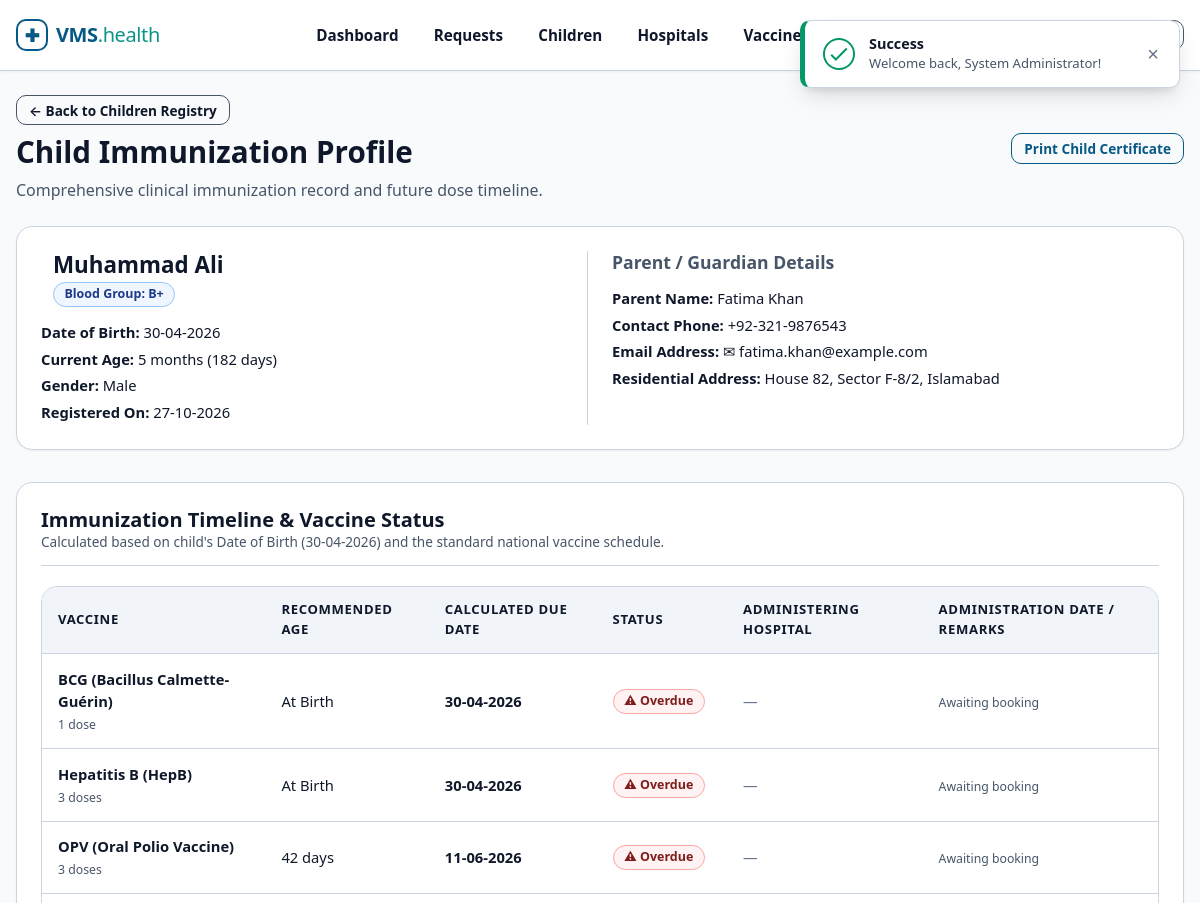
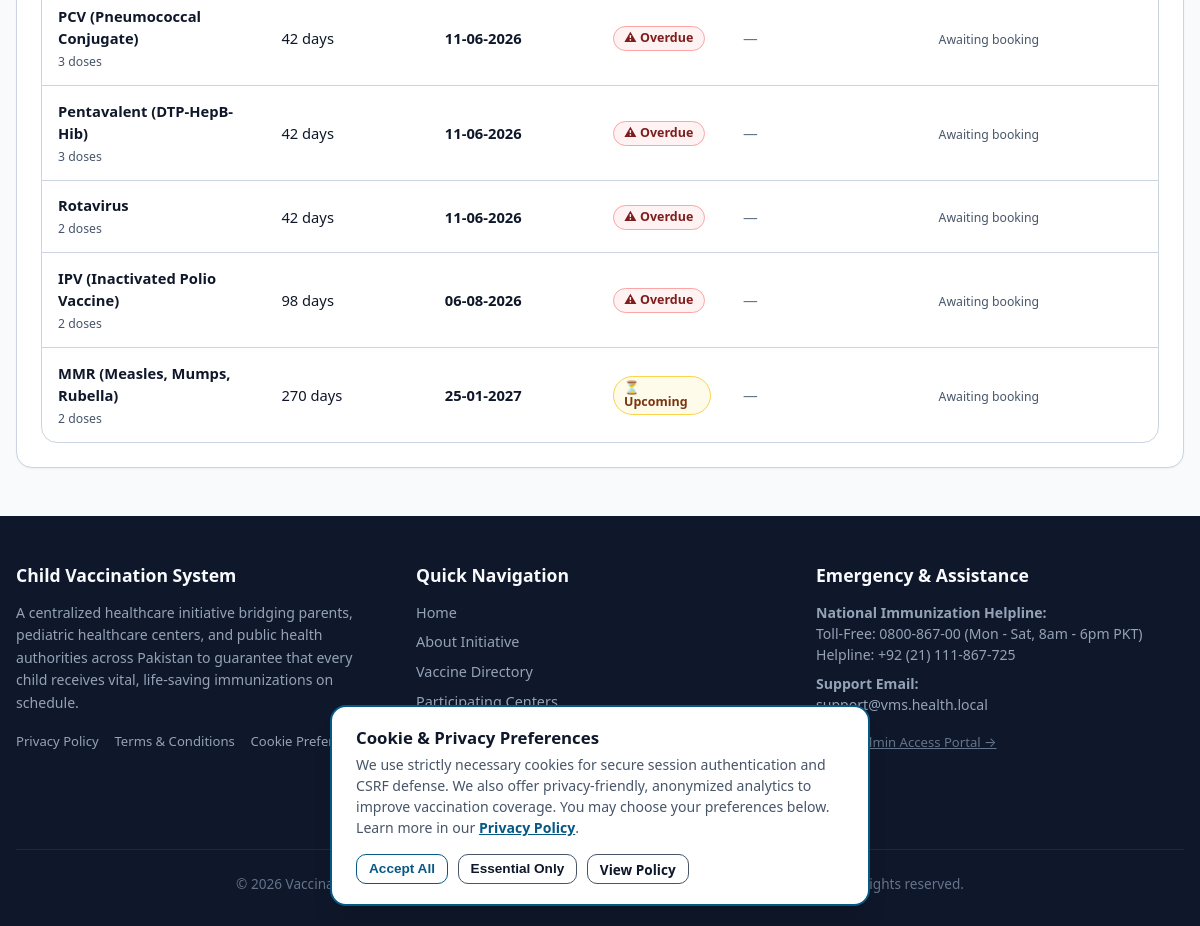
Screenshot of /vms/admin/children.php?id=3 (signed in) with the database file from the repository (2 pictures, top to bottom).
### tables this page shows
CREATE TABLE `children` (
  `id` INT UNSIGNED NOT NULL AUTO_INCREMENT,
  `parent_id` INT UNSIGNED NOT NULL COMMENT 'Foreign key to parents.id',
  `name` VARCHAR(100) NOT NULL COMMENT 'Child full name',
  `dob` DATE NOT NULL COMMENT 'Date of birth used for schedule calculations',
  `gender` ENUM('male', 'female', 'other') NOT NULL COMMENT 'Biological gender',
  `blood_group` VARCHAR(10) NOT NULL COMMENT 'Blood group e.g. A+, B+, O+, AB-',
  `created_at` DATETIME NOT NULL DEFAULT CURRENT_TIMESTAMP,
  PRIMARY KEY (`id`),
  KEY `idx_children_parent_id` (`parent_id`),
  KEY `idx_children_dob` (`dob`),
  CONSTRAINT `fk_children_parent` FOREIGN KEY (`parent_id`)
    REFERENCES `parents` (`id`) ON DELETE CASCADE ON UPDATE CASCADE
);

CREATE TABLE `users` (
  `id` INT UNSIGNED NOT NULL AUTO_INCREMENT,
  `name` VARCHAR(100) NOT NULL COMMENT 'Full name of user or organization representative',
  `email` VARCHAR(120) NOT NULL COMMENT 'Unique login email address',
  `password_hash` VARCHAR(255) NOT NULL COMMENT 'Bcrypt password hash produced by password_hash()',
  `role` ENUM('admin', 'parent', 'hospital') NOT NULL COMMENT 'System role controlling authorization',
  `created_at` DATETIME NOT NULL DEFAULT CURRENT_TIMESTAMP,
  PRIMARY KEY (`id`),
  UNIQUE KEY `uk_users_email` (`email`),
  KEY `idx_users_role` (`role`)
);

CREATE TABLE `parents` (
  `id` INT UNSIGNED NOT NULL AUTO_INCREMENT,
  `user_id` INT UNSIGNED NOT NULL COMMENT 'Foreign key to users.id',
  `phone` VARCHAR(25) NOT NULL COMMENT 'Primary contact number for notifications (+92)',
  `address` TEXT NOT NULL COMMENT 'Residential physical address',
  `created_at` DATETIME NOT NULL DEFAULT CURRENT_TIMESTAMP,
  PRIMARY KEY (`id`),
  UNIQUE KEY `uk_parents_user_id` (`user_id`),
  CONSTRAINT `fk_parents_user` FOREIGN KEY (`user_id`)
    REFERENCES `users` (`id`) ON DELETE CASCADE ON UPDATE CASCADE
);

CREATE TABLE `vaccines` (
  `id` INT UNSIGNED NOT NULL AUTO_INCREMENT,
  `name` VARCHAR(100) NOT NULL COMMENT 'Vaccine name e.g. BCG, OPV, MMR',
  `description` TEXT NOT NULL COMMENT 'Medical indications, preventable illnesses, instructions',
  `recommended_age_days` INT UNSIGNED NOT NULL COMMENT 'Days from birth when dose is due (0 = Birth)',
  `doses` INT UNSIGNED NOT NULL DEFAULT 1 COMMENT 'Total recommended doses in the series',
  `status` ENUM('available', 'unavailable') NOT NULL DEFAULT 'available',
  `created_at` DATETIME NOT NULL DEFAULT CURRENT_TIMESTAMP,
  PRIMARY KEY (`id`),
  KEY `idx_vaccines_status` (`status`),
  KEY `idx_vaccines_age_days` (`recommended_age_days`)
);

### vms/includes/functions.php (called while the page is built, shortened)
<?php
function url(string $path = ''): string
{
    return BASE_URL . ltrim($path, '/');
}
function e($value): string
{
    return htmlspecialchars((string)$value, ENT_QUOTES, 'UTF-8');
}
function formatDate(?string $dateString, string $format = 'd-m-Y'): string
{
    $timestamp = strtotime($dateString);
    return date($format, $timestamp);
}
function calculateAgeInDays(string $dob): int
{
    try {
        $birthDate = new DateTime($dob);
        $today = new DateTime('today');
        $interval = $birthDate->diff($today);
        return $interval->invert === 1 ? 0 : (int)$interval->days;
    } catch (Exception $e) {
        return 0;
    }
}
function formatAge(string $dob): string
{
    try {
        $birthDate = new DateTime($dob);
        $today = new DateTime('today');
        $diff = $birthDate->diff($today);
        if ($diff->m > 0) {
            return $diff->m . ' month' . ($diff->m > 1 ? 's' : '');
        }
        return $diff->d . ' day' . ($diff->d > 1 ? 's' : '');
    } catch (Exception $e) {
        return 'Unknown';
    }
}
function calculateVaccineDueDate(string $dob, int $recommendedAgeDays): string
{
    try {
        $date = new DateTime($dob);
        $date->modify('+' . (int)$recommendedAgeDays . ' days');
        return $date->format('Y-m-d');
    } catch (Exception $e) {
        return date('Y-m-d');
    }
}
function isDateOverdue(string $dueDate): bool
{
    return strtotime($dueDate) < strtotime('today');
}

### vms/admin/children.php (the view, shortened to what this page needs)
<?php
require_once __DIR__ . '/../includes/functions.php';
$pdo = getDBConnection();
$viewId = isset($_GET['id']) ? (int)$_GET['id'] : 0;
if ($viewId > 0) {
    $cStmt = $pdo->prepare(
        'SELECT c.*,
                p.phone AS parent_phone, p.address AS parent_address,
                u.name AS parent_name, u.email AS parent_email
         FROM children c
         JOIN parents p ON c.parent_id = p.id
         JOIN users u ON p.user_id = u.id
         WHERE c.id = ?'
    );
    $cStmt->execute([$viewId]);
    $child = $cStmt->fetch();
    $vStmt = $pdo->query('SELECT * FROM vaccines ORDER BY recommended_age_days ASC, name ASC');
    $allVaccines = $vStmt->fetchAll();
    $completedDoses = [];
    $scheduledDoses = [];
    require_once __DIR__ . '/../includes/header.php';
    ?>
    <div class="container">
        <div style="display: flex; justify-content: space-between; align-items: center; margin-bottom: 1.5rem; flex-wrap: wrap; gap: 0.5rem;">
            <div>
                <a href="<?= url('admin/children.php'); ?>" class="btn btn-outline btn-sm" style="margin-bottom: 0.5rem;">&larr; Back to Children Registry</a>
                <h1>Child Immunization Profile</h1>
                <p style="margin: 0;">Comprehensive clinical immunization record and future dose timeline.</p>
            </div>
            <div>
                <a href="<?= url('admin/reports.php?child_id=' . (int)$child['id']); ?>" class="btn btn-primary btn-sm">
                    Print Child Certificate
                </a>
            </div>
        </div>
        <div class="card" style="margin-bottom: 2rem;">
            <div class="grid grid-2" style="gap: 1.5rem;">
                <div style="border-right: 1px solid var(--border-color); padding-right: 1.5rem;">
                    <div style="display: flex; align-items: center; gap: 0.75rem; margin-bottom: 0.75rem;">
                        <div>
                            <h2 style="margin: 0; font-size: 1.4rem;"><?= e($child['name']); ?></h2>
                            <span class="badge badge-info" style="margin-top: 0.2rem;">Blood Group: <?= e($child['blood_group']); ?></span>
                        </div>
                    </div>
                    <ul style="list-style: none; padding: 0; line-height: 1.8; font-size: 0.92rem;">
                        <li><strong>Date of Birth:</strong> <?= formatDate($child['dob']); ?></li>
                        <li><strong>Current Age:</strong> <?= formatAge($child['dob']); ?> (<?= calculateAgeInDays($child['dob']); ?> days)</li>
                        <li><strong>Gender:</strong> <?= ucfirst($child['gender']); ?></li>
                        <li><strong>Registered On:</strong> <?= formatDate($child['created_at']); ?></li>
                    </ul>
                </div>
                <div>
                    <h3 style="margin-bottom: 0.75rem; font-size: 1.1rem; color: var(--text-muted);">Parent / Guardian Details</h3>
                    <ul style="list-style: none; padding: 0; line-height: 1.8; font-size: 0.92rem;">
                        <li><strong>Parent Name:</strong> <?= e($child['parent_name']); ?></li>
                        <li><strong>Contact Phone:</strong> <?= e($child['parent_phone']); ?></li>
                        <li><strong>Email Address:</strong> &#9993; <?= e($child['parent_email']); ?></li>
                        <li><strong>Residential Address:</strong> <?= e($child['parent_address']); ?></li>
                    </ul>
                </div>
            </div>
        </div>
        <div class="card">
            <div class="card-header">
                <div>
                    <h3>Immunization Timeline & Vaccine Status</h3>
                    <p style="margin: 0; font-size: 0.85rem;">Calculated based on child's Date of Birth (<?= formatDate($child['dob']); ?>) and the standard national vaccine schedule.</p>
                </div>
            </div>
            <div class="table-responsive">
                <table class="table">
                    <thead>
                        <tr>
                            <th>Vaccine</th>
                            <th>Recommended Age</th>
                            <th>Calculated Due Date</th>
                            <th>Status</th>
                            <th>Administering Hospital</th>
                            <th>Administration Date / Remarks</th>
                        </tr>
                    </thead>
                    <tbody>
                        <?php foreach ($allVaccines as $vac):
                            $vId = (int)$vac['id'];
                            $dueDate = calculateVaccineDueDate($child['dob'], (int)$vac['recommended_age_days']);
                            $isOverdue = isDateOverdue($dueDate);
                            $isCompleted = isset($completedDoses[$vId]);
                            $isScheduled = isset($scheduledDoses[$vId]);
                        ?>
                            <tr>
                                <td>
                                    <strong><?= e($vac['name']); ?></strong><br>
                                    <small style="color: var(--text-muted);"><?= (int)$vac['doses']; ?> <?= (int)$vac['doses'] === 1 ? 'dose' : 'doses'; ?></small>
                                </td>
                                <td>
                                    <?= (int)$vac['recommended_age_days'] === 0 ? 'At Birth' : (int)$vac['recommended_age_days'] . ' days'; ?>
                                </td>
                                <td>
                                    <strong><?= formatDate($dueDate); ?></strong>
                                </td>
                                <td>
                                    <?php if ($isCompleted): ?>
                                        <span class="badge badge-success">&#10004; Vaccinated</span>
                                    <?php elseif ($isScheduled): ?>
                                        <span class="badge badge-info">Scheduled</span>
                                    <?php elseif ($isOverdue): ?>
                                        <span class="badge badge-danger">&#9888; Overdue</span>
                                    <?php else: ?>
                                        <span class="badge badge-warning">&#9203; Upcoming</span>
                                    <?php endif; ?>
                                </td>
                                <td>
                                    <?php if ($isCompleted): ?>
                                        <strong><?= e($completedDoses[$vId]['hospital_name']); ?></strong>
                                    <?php elseif ($isScheduled): ?>
                                        <?= e($scheduledDoses[$vId]['hospital_name']); ?>
                                    <?php else: ?>
                                        <span style="color: var(--text-light);">&mdash;</span>
                                    <?php endif; ?>
                                </td>
                                <td>
                                    <?php if ($isCompleted): ?>
                                        <?= formatDate($completedDoses[$vId]['vaccinated_on'], 'd-m-Y h:i A'); ?><br>
                                        <small style="color: var(--text-muted);"><?= e($completedDoses[$vId]['remarks'] ?: 'Routine administration'); ?></small>
                                    <?php elseif ($isScheduled): ?>
                                        <small>Slot: <?= formatDate($scheduledDoses[$vId]['preferred_date']); ?> (<?= e($scheduledDoses[$vId]['time_slot']); ?>)</small>
                                    <?php else: ?>
                                        <small style="color: var(--text-muted);">Awaiting booking</small>
                                    <?php endif; ?>
                                </td>
                            </tr>
                        <?php endforeach; ?>
                    </tbody>
                </table>
            </div>
        </div>
    </div>
    <?php
    require_once __DIR__ . '/../includes/footer.php';
    exit;
}
require_once __DIR__ . '/../includes/header.php';
?>
<?php require_once __DIR__ . '/../includes/footer.php'; ?>

### rows the page displays
children: name "Muhammad Ali", blood_group "B+", dob "30-04-2026", dob "5 months", dob "182", gender "Male", created_at "27-10-2026", users.name "Fatima Khan", parent.phone "+92-321-9876543", users.email "fatima.khan@example.com", parent.address "House 82, Sector F-8/2, Islamabad"
vaccines: name "BCG (Bacillus Calmette-Guérin)", doses "1", recommended_age_days "At Birth", dueDate "30-04-2026", shows "Awaiting booking"
vaccines: name "Hepatitis B (HepB)", doses "3", recommended_age_days "At Birth", dueDate "30-04-2026", shows "Awaiting booking"
vaccines: name "OPV (Oral Polio Vaccine)", doses "3", recommended_age_days "42", dueDate "11-06-2026", shows "⚠ Overdue", shows "Awaiting booking"
vaccines: name "PCV (Pneumococcal Conjugate)", doses "3", recommended_age_days "42", dueDate "11-06-2026", shows "⚠ Overdue", shows "Awaiting booking"
vaccines: name "Pentavalent (DTP-HepB-Hib)", doses "3", recommended_age_days "42", dueDate "11-06-2026", shows "⚠ Overdue", shows "Awaiting booking"
vaccines: name "Rotavirus", doses "2", recommended_age_days "42", dueDate "11-06-2026", shows "⚠ Overdue", shows "Awaiting booking"
vaccines: name "IPV (Inactivated Polio Vaccine)", doses "2", recommended_age_days "98", dueDate "06-08-2026", shows "⚠ Overdue", shows "Awaiting booking"
vaccines: name "MMR (Measles, Mumps, Rubella)", doses "2", recommended_age_days "270", dueDate "25-01-2027", shows "⏳ Upcoming", shows "Awaiting booking"

### other values shown
$flashType "Success"
$flashMsg "Welcome back, System Administrator!"
